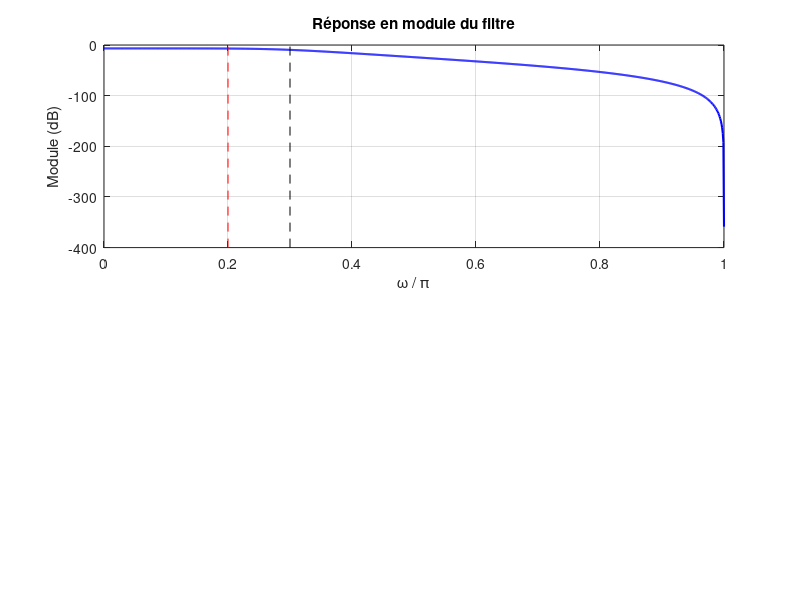

MATLAB code to generate this figure: (Note: this script raises an error after producing the figure.)
Rs = 7;
As = 16;
omegap = 0.2 * pi;
omegas = 0.3 * pi;

wp = 2 * tan(omegap / 2);
ws = 2 * tan(omegas / 2);

N = ceil(log10((10^(As/10) - 1) / (10^(Rs/10) - 1)) / (2 * log10(ws/wp)));

wc = wp / ((10^(Rs/10) - 1)^(1/(2*N)));

poles = zeros(1, N);
for k = 1:N
    poles(k) = wc * exp(1j * pi * (2*k + N - 1) / (2*N));
end

den_a = real(poly(poles));  
num_a = wc^N;               
fs = 2;
[num, den] = bilinear(num_a, den_a, fs);

omega = linspace(0, pi, 1000);
Hz = zeros(size(omega));
for k = 1:length(omega)
    z = exp(1j * omega(k));
    Nz = 0;
    Dz = 0;
    for n = 0:length(num)-1
        Nz = Nz + num(n+1) * z^(-n);
    end
    for n = 0:length(den)-1
        Dz = Dz + den(n+1) * z^(-n);
    end
    Hz(k) = Nz / Dz;
end

% Ajuster le gain pour que le module à 0.2*pi soit -7 dB
[~, idx_07] = min(abs(omega - 0.2*pi));
gain_factor = 10^((-7 - 20*log10(abs(Hz(idx_07)))) / 20);
num = num * gain_factor;

% Recalcul après ajustement gain
for k = 1:length(omega)
    z = exp(1j * omega(k));
    Nz = 0;
    Dz = 0;
    for n = 0:length(num)-1
        Nz = Nz + num(n+1) * z^(-n);
    end
    for n = 0:length(den)-1
        Dz = Dz + den(n+1) * z^(-n);
    end
    Hz(k) = Nz / Dz;
end

mag_dB = 20 * log10(abs(Hz));
phase_deg = unwrap(angle(Hz)) * 180 / pi;

% Tracé
figure;
subplot(2,1,1);
plot(omega/pi, mag_dB, 'b', 'LineWidth', 1.5);
hold on;
grid on;
xlabel('\omega / \pi');
ylabel('Module (dB)');
title('Réponse en module du filtre');
plot([0.2 0.2], ylim, 'r--');
plot([0.3 0.3], ylim, 'k--');
yline(-7, 'r--', 'Rp=7 dB');
yline(-16, 'k--', 'As=16 dB');
hold off;

subplot(2,1,2);
plot(omega/pi, phase_deg, 'm', 'LineWidth', 1.5);
grid on;
xlabel('\omega / \pi');
ylabel('Phase (°)');
title('Réponse en phase du filtre');
